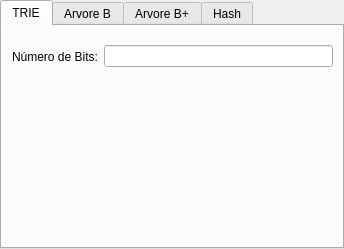
<?xml version="1.0" encoding="UTF-8"?>
<ui version="4.0">
 <class>ConfigDialogPageEstruturas</class>
 <widget class="QTabWidget" name="ConfigDialogPageEstruturas">
  <property name="windowModality">
   <enum>Qt::NonModal</enum>
  </property>
  <property name="geometry">
   <rect>
    <x>0</x>
    <y>0</y>
    <width>344</width>
    <height>249</height>
   </rect>
  </property>
  <property name="windowTitle">
   <string>TabWidget</string>
  </property>
  <property name="autoFillBackground">
   <bool>false</bool>
  </property>
  <property name="inputMethodHints">
   <set>Qt::ImhDigitsOnly</set>
  </property>
  <property name="tabPosition">
   <enum>QTabWidget::North</enum>
  </property>
  <property name="tabShape">
   <enum>QTabWidget::Rounded</enum>
  </property>
  <property name="currentIndex">
   <number>0</number>
  </property>
  <widget class="QWidget" name="trieTab">
   <attribute name="title">
    <string>TRIE</string>
   </attribute>
   <widget class="QWidget" name="horizontalLayoutWidget">
    <property name="geometry">
     <rect>
      <x>10</x>
      <y>10</y>
      <width>321</width>
      <height>41</height>
     </rect>
    </property>
    <layout class="QHBoxLayout" name="trieLayout">
     <item>
      <widget class="QLabel" name="trieLabel">
       <property name="whatsThis">
        <string>Define o tamanho máximo em BITS do número que será inserido. Quanto maior o número de Bits, maior o número de valores que podem ser inseridos</string>
       </property>
       <property name="text">
        <string>Número de Bits:</string>
       </property>
       <property name="buddy">
        <cstring>trieLineEdit</cstring>
       </property>
      </widget>
     </item>
     <item>
      <widget class="QLineEdit" name="trieLineEdit">
       <property name="inputMethodHints">
        <set>Qt::ImhNone</set>
       </property>
       <property name="maxLength">
        <number>2</number>
       </property>
      </widget>
     </item>
    </layout>
   </widget>
  </widget>
  <widget class="QWidget" name="arvoreBTab">
   <attribute name="title">
    <string>Arvore B</string>
   </attribute>
   <widget class="QWidget" name="horizontalLayoutWidget_2">
    <property name="geometry">
     <rect>
      <x>10</x>
      <y>10</y>
      <width>321</width>
      <height>41</height>
     </rect>
    </property>
    <layout class="QHBoxLayout" name="arvoreBLayout">
     <item>
      <widget class="QLabel" name="arvoreBLabel">
       <property name="text">
        <string>Ordem:</string>
       </property>
      </widget>
     </item>
     <item>
      <widget class="QLineEdit" name="arvoreBLineEdit">
       <property name="maxLength">
        <number>2</number>
       </property>
      </widget>
     </item>
    </layout>
   </widget>
  </widget>
  <widget class="QWidget" name="arvoreBPlusTab">
   <attribute name="title">
    <string>Arvore B+</string>
   </attribute>
   <widget class="QWidget" name="horizontalLayoutWidget_3">
    <property name="geometry">
     <rect>
      <x>10</x>
      <y>10</y>
      <width>321</width>
      <height>41</height>
     </rect>
    </property>
    <layout class="QHBoxLayout" name="arvoreBPlusLayout">
     <item>
      <widget class="QLabel" name="arvoreBPlusLabel">
       <property name="text">
        <string>Ordem:</string>
       </property>
      </widget>
     </item>
     <item>
      <widget class="QLineEdit" name="arvoreBPlusLineEdit">
       <property name="maxLength">
        <number>2</number>
       </property>
      </widget>
     </item>
    </layout>
   </widget>
  </widget>
  <widget class="QWidget" name="hashTab">
   <attribute name="title">
    <string>Hash</string>
   </attribute>
   <widget class="QWidget" name="horizontalLayoutWidget_4">
    <property name="geometry">
     <rect>
      <x>10</x>
      <y>10</y>
      <width>321</width>
      <height>41</height>
     </rect>
    </property>
    <layout class="QHBoxLayout" name="hashTamanhoTabelaLayout">
     <item>
      <widget class="QLabel" name="hashTamanhoTabelaLabel">
       <property name="whatsThis">
        <string>Define o tamanho da tabela hash. Os números inseridos devem ser números primos entre 2 e 100.</string>
       </property>
       <property name="text">
        <string>Tamanho da Tabela:</string>
       </property>
      </widget>
     </item>
     <item>
      <widget class="QLineEdit" name="arvoreBPlusLineEdit_3">
       <property name="maxLength">
        <number>2</number>
       </property>
      </widget>
     </item>
    </layout>
   </widget>
   <widget class="QGroupBox" name="hashGroupBox">
    <property name="geometry">
     <rect>
      <x>10</x>
      <y>60</y>
      <width>321</width>
      <height>151</height>
     </rect>
    </property>
    <property name="sizePolicy">
     <sizepolicy hsizetype="MinimumExpanding" vsizetype="MinimumExpanding">
      <horstretch>0</horstretch>
      <verstretch>0</verstretch>
     </sizepolicy>
    </property>
    <property name="title">
     <string>Fator de Carga</string>
    </property>
    <widget class="QCheckBox" name="ativarFatorDeCargaCheckBox">
     <property name="geometry">
      <rect>
       <x>10</x>
       <y>30</y>
       <width>78</width>
       <height>15</height>
      </rect>
     </property>
     <property name="text">
      <string>Ativar</string>
     </property>
    </widget>
    <widget class="QWidget" name="horizontalLayoutWidget_5">
     <property name="geometry">
      <rect>
       <x>10</x>
       <y>50</y>
       <width>160</width>
       <height>31</height>
      </rect>
     </property>
     <layout class="QHBoxLayout" name="horizontalLayout">
      <item>
       <widget class="QLabel" name="label">
        <property name="enabled">
         <bool>false</bool>
        </property>
        <property name="text">
         <string>THo:</string>
        </property>
        <property name="buddy">
         <cstring>lineEdit</cstring>
        </property>
       </widget>
      </item>
      <item>
       <widget class="QLineEdit" name="lineEdit">
        <property name="enabled">
         <bool>false</bool>
        </property>
        <property name="inputMethodHints">
         <set>Qt::ImhDigitsOnly</set>
        </property>
        <property name="maxLength">
         <number>10</number>
        </property>
        <property name="dragEnabled">
         <bool>false</bool>
        </property>
       </widget>
      </item>
     </layout>
    </widget>
   </widget>
  </widget>
 </widget>
 <resources/>
 <connections/>
</ui>
